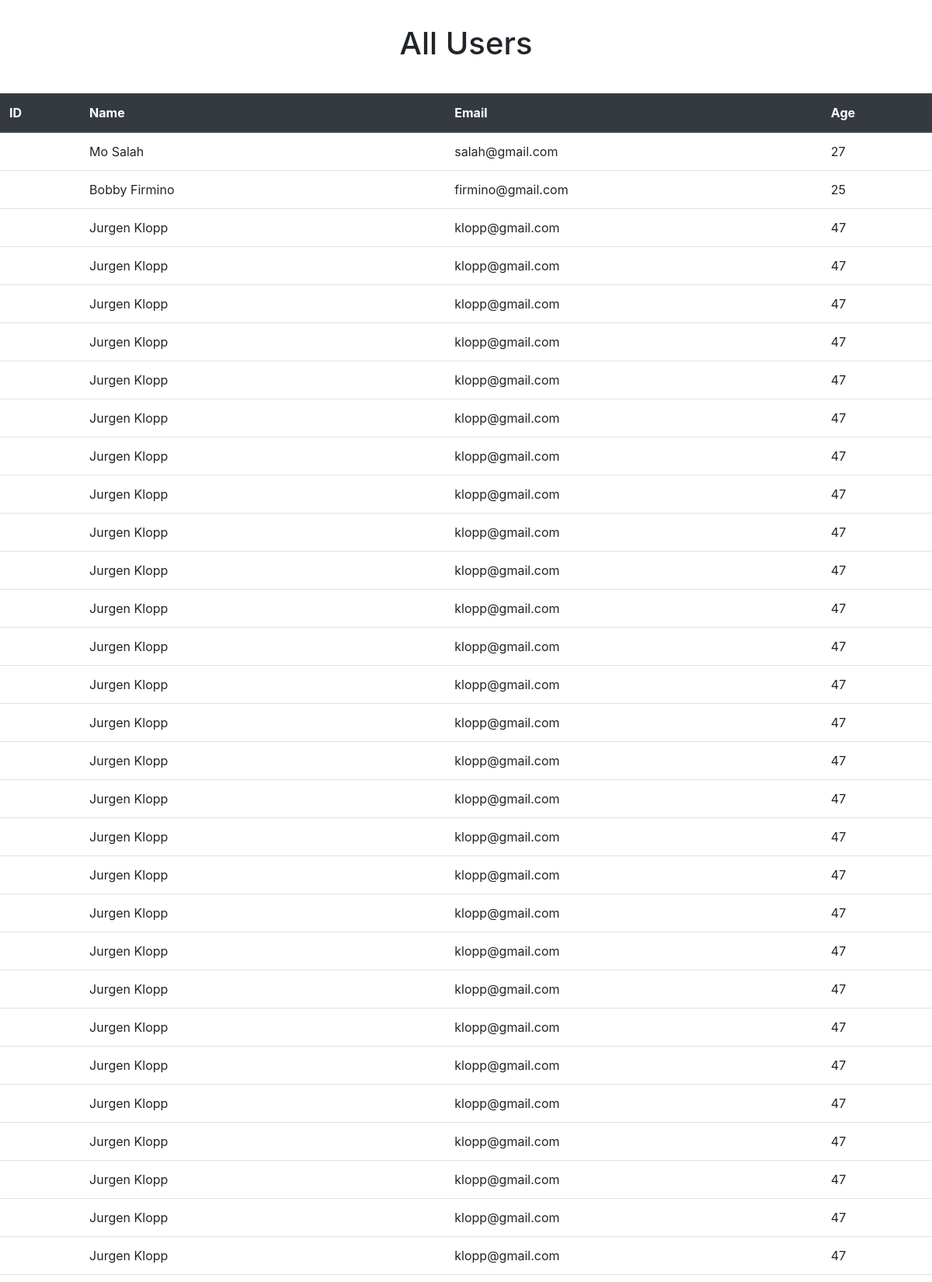
The page / (upper part) on the database its author committed.
### users_app/models.py (models this page shows)
class User(models.Model):
    first_name = models.CharField(max_length=225)
    last_name = models.CharField(max_length=225)
    email_address = models.CharField(max_length=225)
    age = models.IntegerField()
    created_at = models.DateTimeField(auto_now_add=True)
    updated_at = models.DateTimeField(auto_now=True)

### users_app/views.py (the view)
# urls.py: path('', views.index),
def index(request):
    context = {
        'all_users': User.objects.all()
    }
    return render(request, "index.html", context)

### users_app/templates/index.html (shortened to what this page needs)
<!DOCTYPE html>
<html lang="en">
<head>
    <link rel="stylesheet" href="https://stackpath.bootstrapcdn.com/bootstrap/4.3.1/css/bootstrap.min.css"
>
</head>
<body>
    <h1 style="text-align: center; padding: 2rem;">All Users</h1>
    <table class="table">
        <thead class="thead-dark">
            <tr>
                <th scope="col">ID</th>
                <th scope="col">Name</th>
                <th scope="col">Email</th>
                <th scope="col">Age</th>
            </tr>
        </thead>
        <tbody>
            {% for user in all_users %}
            <tr>
                <th scope="row"></th>
                <td>{{ user.first_name }} {{ user.last_name }}</td>
                <td>{{ user.email_address }}</td>
                <td>{{ user.age }}</td>
            </tr>
            {% endfor %}
        </tbody>
    </table>
</body>
</html>

### rows shown on the page
User: first_name "Mo", last_name "Salah", email_address "salah@gmail.com", age "27"
User: first_name "Bobby", last_name "Firmino", email_address "firmino@gmail.com", age "25"
User: first_name "Jurgen", last_name "Klopp", email_address "klopp@gmail.com", age "47"
User: first_name "Jurgen", last_name "Klopp", email_address "klopp@gmail.com", age "47"
User: first_name "Jurgen", last_name "Klopp", email_address "klopp@gmail.com", age "47"
User: first_name "Jurgen", last_name "Klopp", email_address "klopp@gmail.com", age "47"
User: first_name "Jurgen", last_name "Klopp", email_address "klopp@gmail.com", age "47"
User: first_name "Jurgen", last_name "Klopp", email_address "klopp@gmail.com", age "47"
User: first_name "Jurgen", last_name "Klopp", email_address "klopp@gmail.com", age "47"
User: first_name "Jurgen", last_name "Klopp", email_address "klopp@gmail.com", age "47"
User: first_name "Jurgen", last_name "Klopp", email_address "klopp@gmail.com", age "47"
User: first_name "Jurgen", last_name "Klopp", email_address "klopp@gmail.com", age "47"
User: first_name "Jurgen", last_name "Klopp", email_address "klopp@gmail.com", age "47"
User: first_name "Jurgen", last_name "Klopp", email_address "klopp@gmail.com", age "47"
User: first_name "Jurgen", last_name "Klopp", email_address "klopp@gmail.com", age "47"
User: first_name "Jurgen", last_name "Klopp", email_address "klopp@gmail.com", age "47"
User: first_name "Jurgen", last_name "Klopp", email_address "klopp@gmail.com", age "47"
User: first_name "Jurgen", last_name "Klopp", email_address "klopp@gmail.com", age "47"
User: first_name "Jurgen", last_name "Klopp", email_address "klopp@gmail.com", age "47"
User: first_name "Jurgen", last_name "Klopp", email_address "klopp@gmail.com", age "47"
User: first_name "Jurgen", last_name "Klopp", email_address "klopp@gmail.com", age "47"
User: first_name "Jurgen", last_name "Klopp", email_address "klopp@gmail.com", age "47"
User: first_name "Jurgen", last_name "Klopp", email_address "klopp@gmail.com", age "47"
User: first_name "Jurgen", last_name "Klopp", email_address "klopp@gmail.com", age "47"
User: first_name "Jurgen", last_name "Klopp", email_address "klopp@gmail.com", age "47"
User: first_name "Jurgen", last_name "Klopp", email_address "klopp@gmail.com", age "47"
User: first_name "Jurgen", last_name "Klopp", email_address "klopp@gmail.com", age "47"
User: first_name "Jurgen", last_name "Klopp", email_address "klopp@gmail.com", age "47"
User: first_name "Jurgen", last_name "Klopp", email_address "klopp@gmail.com", age "47"
User: first_name "Jurgen", last_name "Klopp", email_address "klopp@gmail.com", age "47"
